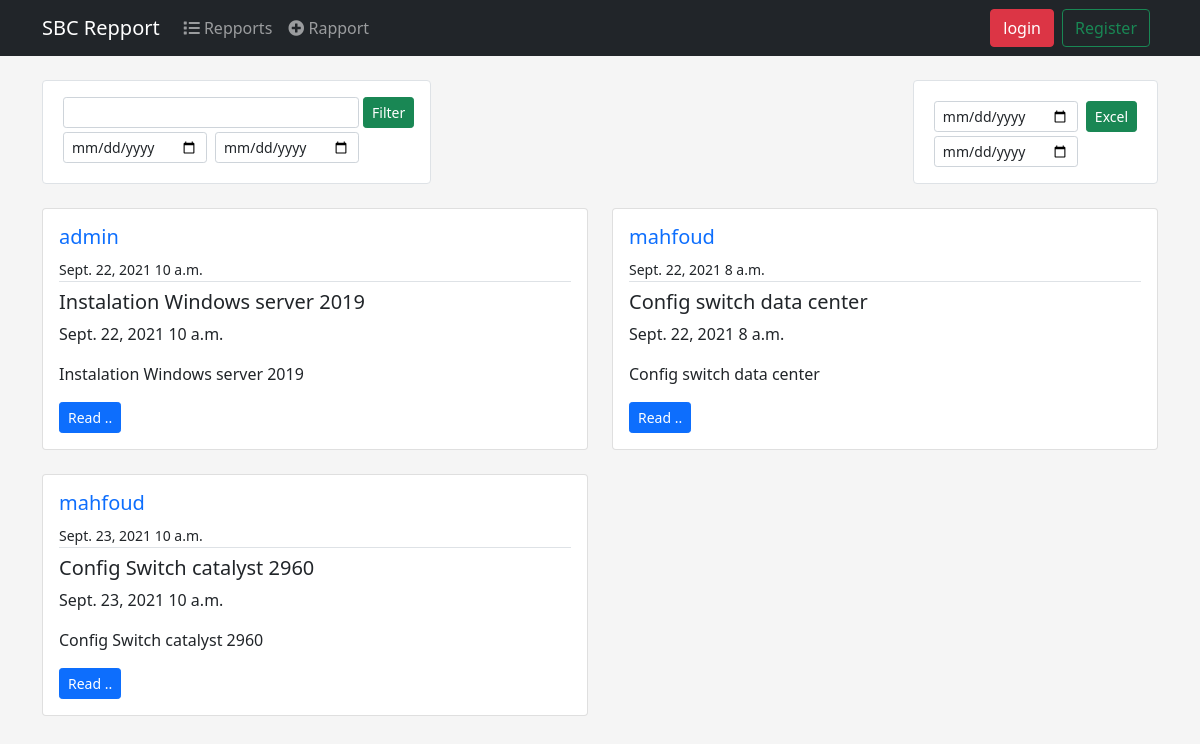
/rapport/filter/, run on the app's committed database.
### rapport/models.py (models this page shows, shortened)
class Rapport (models.Model):
    CHEF_DEP = 'CHEF_DEP'
    CHEF_SRV = 'CHEF_SRV'
    DI = 'DI'
    MAIL = 'MAIL'
    TR_INTR = 'TR_INTR'
    YEAR_IN_SCHOOL_CHOICES = [
        (CHEF_DEP, 'Par le Chef departement Informatique'),
        (CHEF_SRV, 'Par le Chef service IR&SI'),
        (DI, 'Par DI'),
        (MAIL, 'Par Mail'),
        (TR_INTR, 'Travaux Internes à La Structure'),
    ]
    author = models.ForeignKey(Account, verbose_name=_("author"), on_delete=models.CASCADE)
    date =  models.DateField(_("date"),  auto_now_add=False)
    starthour =  models.TimeField(_('start hour '))
    endhour =  models.TimeField(_('end hour '))
    title = models.TextField(_("title"))
    description = models.TextField(_("description"))
    equipment = models.TextField(_("equipment"))
    state_befor = models.TextField(_("state befor "),null=True,blank=True)
    state_after = models.TextField(_("state after "))
    device_used = models.TextField(_("Device Used"),null=True,blank=True)
    type_di = models.CharField(_("Type DI"),
        max_length=20,
        choices=YEAR_IN_SCHOOL_CHOICES,
        default=TR_INTR,
    )
    n_di = models.TextField(_("N° DI"),null=True,blank=True)
    note = models.TextField(_("note"),null=True,blank=True)

### account/models.py (models this page shows, shortened)
class Account(AbstractBaseUser):
    email = models.EmailField( verbose_name='email address', max_length=255, unique=True )
    first_name = models.CharField(_("first name"), max_length=50)
    last_name = models.CharField(_("last name"), max_length=50)
    is_active = models.BooleanField(default=True)
    is_admin = models.BooleanField(default=False)
    objects = AccountManager()
    USERNAME_FIELD = 'email'
    REQUIRED_FIELDS = ['first_name','last_name']

### rapport/views.py (the view)
# urls.py: path('rapport/filter/', RapportFilterView.as_view(), name='rapport-filter'),
class RapportFilterView(ListView):
    model = Rapport
    template_name = 'rapport/rapport_list.html'  # <app>/<model>_<viewtype>.html
    context_object_name = 'objects'
    ordering = ['-id']
    paginate_by = 10
    def get_context_data(self, **kwargs):
        context = super().get_context_data(**kwargs)
        q = self.request.GET.get('q','')
        startDate = self.request.GET.get('startdate','')
        endDate = self.request.GET.get('enddate','')
        if startDate and endDate:
            context["objects"]= Rapport.objects.filter(title__contains=q,date__range=[startDate,endDate])
        else:
            context["objects"] = Rapport.objects.filter(title__contains=q)
        context["q"] = self.request.GET.get('q','')
        return context

### templates/rapport/rapport_list.html (shortened to what this page needs)
{% extends "base.html" %}
{% block content %}
    <div class="d-flex flex-row mt-4 justify-content-between  ">
        <form class="d-flex flex-row bg-white border p-3 rounded" action="{% url 'rapport:rapport-filter' %}">
            <div class="d-flex flex-column">
              <div class="mx-1">
                <input type="text" name="q" class="form-control form-control-sm" palceholder="Search">
              </div>
              <div class="d-flex flex-row">
              <div class="m-1">
                <input type="date" name="startdate" class="form-control form-control-sm">
              </div>
              <div class="m-1">
                <input type="date" name="enddate" class="form-control form-control-sm">
              </div>
            </div>
            </div>
              <div class="">
                <button class="btn btn-success btn-sm ">Filter</button>
              </div>
        </form>
        <form class="d-flex flex-row bg-white border p-3 rounded" action="{% url 'rapport:rapport-excel' %}">
            <div class="d-flex flex-column">
              <div class="m-1">
                <input type="date" name="startdate" class="form-control form-control-sm ">
              </div>
              <div class="mx-1">
                <input type="date" name="enddate" class="form-control form-control-sm">
              </div>
            </div>
             <div class="m-1">
                <button class="btn btn-success btn-sm ">Excel </button>
              </div>
        </form>
    </div>
    <div class=" mt-4  rounded ">
      <div class="row row-cols-1 row-cols-md-2 g-4">
    {% for post in objects %}
        <div class="col">
          <div class="card">
            <div class="card-body">
              <div class="border-bottom mb-2">
                <a class="mr-2 text-decoration-none" href="{% url 'rapport:user-rapports' post.author.id %}"> <h5>{{ post.author.first_name }}</h5></a>
                <small> {{ post.date }} {{post.starthour}} </small>
              </div>
              <h5 class="card-title">{{ post.title }}</h5>
              <p class="card-text">{{ post.date }} {{post.starthour}}</p>
              <p class="card-text">{{ post.description }}</p>
              <a href="{% url 'rapport:rapport-detail' post.id %}" class="btn btn-primary btn-sm">Read ..</a>
            </div>
          </div>
        </div>
    {% endfor %}
    </div>
      </div>
{% endblock content %}

### data on the page
Rapport: author.first_name "admin", date "Sept. 22, 2021", starthour "10 a.m.", title "Instalation Windows server 2019", description "Instalation Windows server 2019"
Rapport: author.first_name "mahfoud", date "Sept. 22, 2021", starthour "8 a.m.", title "Config switch data center", description "Config switch data center"
Rapport: author.first_name "mahfoud", date "Sept. 23, 2021", starthour "10 a.m.", title "Config Switch catalyst 2960", description "Config Switch catalyst 2960"
